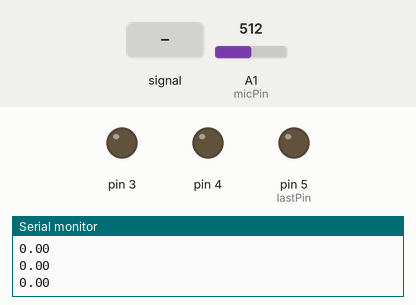
A sketch run on a simulated Arduino Uno, built with avr-gcc and run on an emulated ATmega328P. Parts: output pins drawn as LEDs (lit = HIGH), the last lines printed to the serial monitor. Inputs (shaded band) come from the test bench; at power-on: A1 (micPin) = 512. Pins used as bus, display or sensor lines are not drawn.

Above: at 1.2 s.
1.3 s: A1 (micPin) fed a 200 Hz sine of ±255 counts around its level
At 2.96 s:
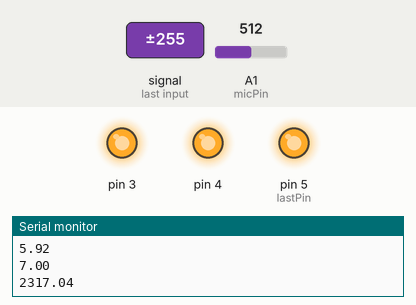
4.3 s: A1 (micPin) set to 122
At 5.6 s:
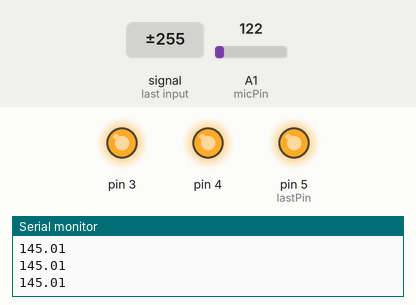
5.9 s: A1 (micPin) set to 2
7.4 s: A1 (micPin) set to 0
At 8.7 s:
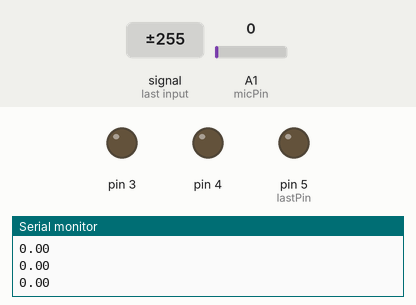
9.0 s: A1 (micPin) set to 25
At 9.8 s:
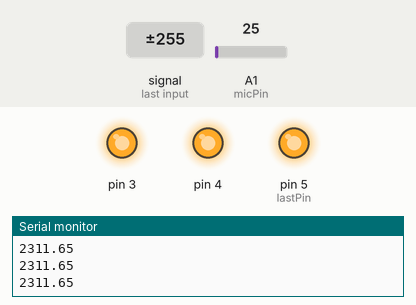
Timing chart, 0 to 11.5 s (numbered marks = the images above; inputs shaded):
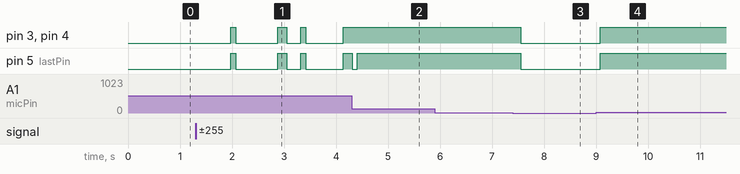

Measured:
- the behaviour switches between 1 and 0 on A1 (micPin) (found by bisection; images 2 and 3)
- after the input at 1.3 s, pin 3, pin 4, pin 5 (lastPin): goes HIGH 0.09 s, LOW 0.81 s, HIGH 0.18 s, LOW 0.27 s, HIGH 0.09 s, LOW 0.72 s, then HIGH, starting after 0.68 s
- after the input at 4.3 s, pin 3, pin 4: stays HIGH (without the input it goes to LOW after 0.02 s)
- after the input at 7.4 s, pin 3, pin 4, pin 5 (lastPin): HIGH → LOW after 0.16 s
- after the input at 9.0 s, pin 3, pin 4, pin 5 (lastPin): LOW → HIGH after 0.09 s

The sketch:

Microphone_Kit.ino
```cpp
// Define Variables

  // Define pin inputs and outputs
  int micPin = A1;  //analog input channel #1
  int firstPin = 2; //first pin digital output
  int lastPin = 5; //last pin digital output

  // Initialize and define variables
  int count = 800;

  //Frequency:
    int startTime;
    int endTime;
    int past;
    int current;
    int cycles;
    float freq;

  //RMS:
    unsigned long squared;  //unsigned to prevent oversaturation
    unsigned long meanSq;

// Main Setup
void setup() {
  // Set up LED pins as outputs
  for (int pinNumber = firstPin; pinNumber <= lastPin; pinNumber++) {
    pinMode(pinNumber, OUTPUT);   // Declare the LEDs as outputs
  }

  // Set up mic pin as input
  pinMode(micPin, INPUT);

  // Initialize serial communication with 9600 bps
  Serial.begin(9600);
}


// Code Stuff
void loop() {
  //Reset variables to zero
  startTime = 0;
  endTime = 0;
  meanSq = 0;
  cycles = 0;
  current = 0;
  past = 0;

  //Read data from microphone
  startTime = millis(); //set start time
  int data[count];      //declare array

  for (int i = 0; i < count; i++) {
    data[i] = analogRead(micPin); //fill array with mic data
//    Serial.println(data[i]);

    //Data for root mean squared
    squared = sq(data[i] - 512);  //'zero' data and square it
    meanSq = meanSq + squared;    //add to the total mean squared

    //Data for frequency
    if (data[i] > 512) {          //if above 'zero'
      current = 1;                //counts as 1
    }
    else if (data[i] <= 512) {    //if at or below 'zero'
      current = 0;                //counts as 0
    }
    if (current < past) {         //if less than previous
      cycles++;                   //add 1 to total number of cycles
    }
    past = current;
  }

  endTime = millis();   //set end time

  //Calculate Frequency:
  freq = cycles / ((endTime - startTime) * 0.001); //freq = cycles / s
//  Serial.println(freq); //display frequency


  //Calculate RMS:
  float rms = sqrt(meanSq / count);

  Serial.println(rms);

  //Light LEDs corresponding to set thresholds
  if (rms <= 15) {
    for (int j = firstPin; j <= lastPin; j++) {
      digitalWrite(j, LOW);
    }
  }
  else if (rms <= 25) {
    digitalWrite(firstPin, HIGH);
    for (int j = firstPin + 1; j <= lastPin; j++) {
      digitalWrite(j, LOW);
    }
  }
  else if (rms <= 35) {
    for(int j = firstPin; j <= firstPin + 1; j++) {
      digitalWrite(j, HIGH);
    }
    for(int j = firstPin + 2; j <= lastPin; j++)  {
      digitalWrite(j,LOW);
    }
  }
  else if (rms <= 45) {
    for(int j = firstPin; j <= firstPin + 2; j++) {
      digitalWrite(j, HIGH);
    }
    for(int j = firstPin + 3; j <= lastPin; j++)  {
      digitalWrite(j,LOW);
    }
  }
  else if (rms <= 60) {
    for(int j = firstPin; j <= firstPin + 3; j++) {
      digitalWrite(j, HIGH);
    }
    for(int j = firstPin + 4; j <= lastPin; j++)  {
      digitalWrite(j,LOW);
    }
  }
  else if (rms <= 75) {
    for(int j = firstPin; j <= firstPin + 4; j++) {
      digitalWrite(j, HIGH);
    }
    digitalWrite(lastPin, LOW);
  }
  else {
    for(int j = firstPin; j <= lastPin; j++) {
      digitalWrite(j, HIGH);
    }
  }
}
```
